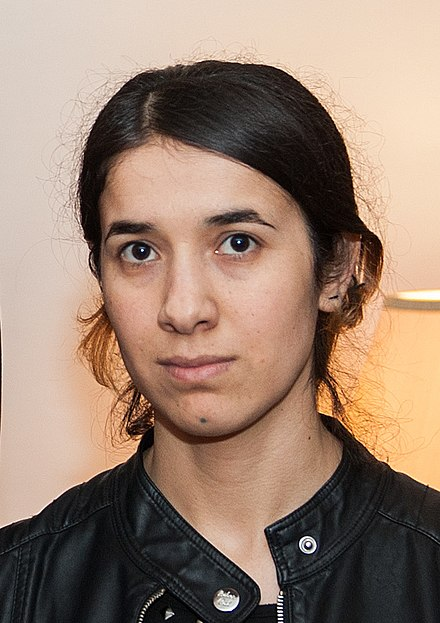
#> input picture opencv/opencv-code/DATA/Nadia_Murad.jpg, 440 x 623 px
$ python face_detection.py
#> lines starting #> are read from the running program, lines starting #| are printed output that depends on the picture
import cv2
import matplotlib.pyplot as plt
import numpy as np
import time

nadia = cv2.imread('../DATA/Nadia_Murad.jpg',0)
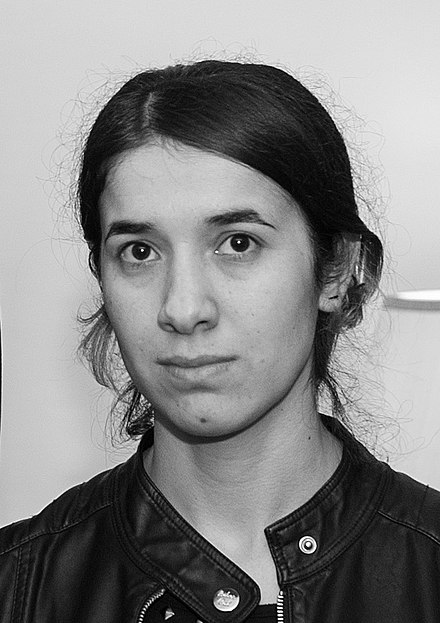
#> nadia: shape (623, 440); min 0, max 255, mean 134.7
denis = cv2.imread('../DATA/Denis_Mukwege.jpg',0)
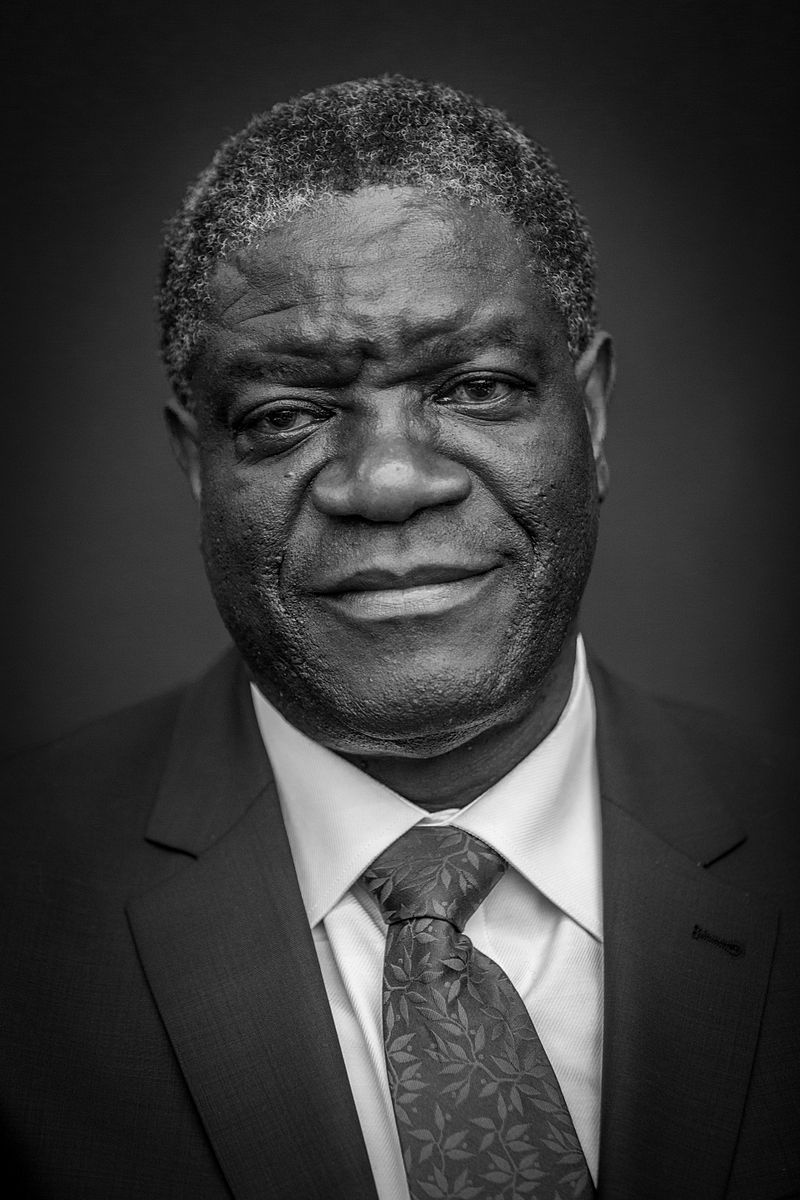
#> input picture opencv/opencv-code/DATA/Denis_Mukwege.jpg, 800 x 1200 px
#> denis is the input picture: shape (1200, 800); min 0, max 255, mean 58.8
solvay= cv2.imread('../DATA/solvay_conference.jpg',0)
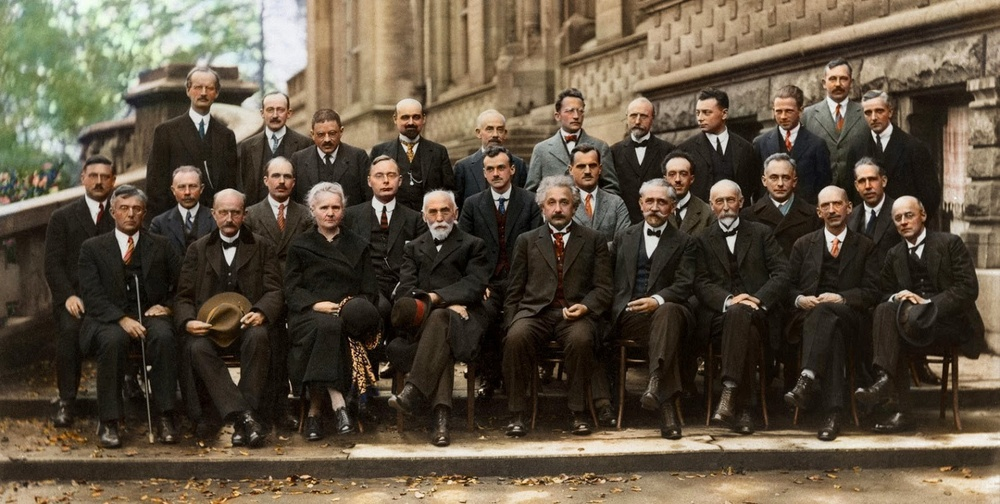
#> input picture opencv/opencv-code/DATA/solvay_conference.jpg, 1000 x 504 px, shrunk from 1600 x 806 before the run
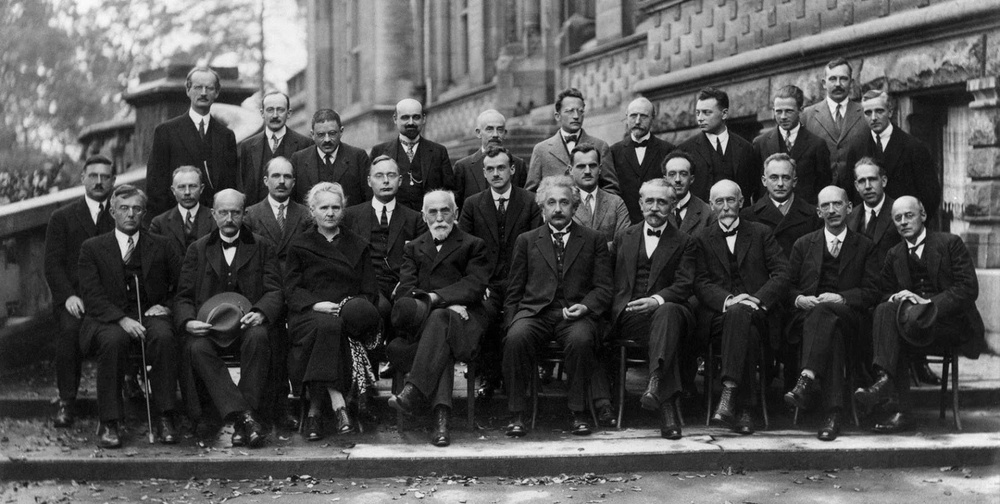
#> solvay: shape (504, 1000); min 0, max 253, mean 82.7

face_cascade = cv2.CascadeClassifier('../DATA/haarcascades/haarcascade_frontalface_default.xml')

def detect_face(img):
    face_img = img.copy()

    face_rects = face_cascade.detectMultiScale(face_img)
#> face_rects = [[55, 141, 276, 276]]

    for (x,y,w,h) in face_rects:
        ROI = image[y:y+h, x:x+w]
        cv2.rectangle(face_img, (x,y), (x+w,y+h), (255,255,255), 10)
#> this loop made 1 pass

    return face_img

#> (the run stopped early here; a loop or call above may not have finished)
